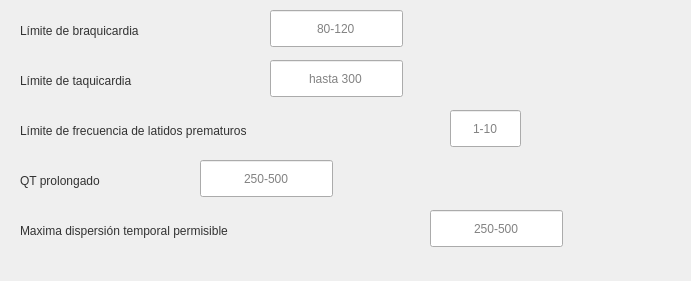
    <widget class="QWidget" name="widget_ajustes_generales_ECG" native="true">
     <property name="geometry">
      <rect>
       <x>930</x>
       <y>750</y>
       <width>691</width>
       <height>281</height>
      </rect>
     </property>
     <property name="styleSheet">
      <string notr="true">background-image: url(:/icons/fondo_transparente.png);</string>
     </property>
     <widget class="QLabel" name="pb_widget_ajustes_generales_lim_braqui">
      <property name="geometry">
       <rect>
        <x>20</x>
        <y>0</y>
        <width>231</width>
        <height>61</height>
       </rect>
      </property>
      <property name="styleSheet">
       <string notr="true">font: 57 14pt &quot;Alegreya Sans Medium&quot;;
color: rgb(50, 50, 50);</string>
      </property>
      <property name="text">
       <string>Límite de braquicardia</string>
      </property>
     </widget>
     <widget class="QLabel" name="pb_widget_ajustes_generales_lim_taqui">
      <property name="geometry">
       <rect>
        <x>20</x>
        <y>50</y>
        <width>241</width>
        <height>61</height>
       </rect>
      </property>
      <property name="styleSheet">
       <string notr="true">font: 57 14pt &quot;Alegreya Sans Medium&quot;;
color: rgb(50, 50, 50);</string>
      </property>
      <property name="text">
       <string>Límite de taquicardia</string>
      </property>
     </widget>
     <widget class="QLabel" name="pb_widget_ajustes_generales_lim_latidos_prematuros">
      <property name="geometry">
       <rect>
        <x>20</x>
        <y>100</y>
        <width>401</width>
        <height>61</height>
       </rect>
      </property>
      <property name="styleSheet">
       <string notr="true">font: 57 14pt &quot;Alegreya Sans Medium&quot;;
color: rgb(50, 50, 50);</string>
      </property>
      <property name="text">
       <string>Límite de frecuencia de latidos prematuros</string>
      </property>
     </widget>
     <widget class="QLabel" name="pb_widget_ajustes_generales_QT_prolongado">
      <property name="geometry">
       <rect>
        <x>20</x>
        <y>150</y>
        <width>171</width>
        <height>61</height>
       </rect>
      </property>
      <property name="styleSheet">
       <string notr="true">font: 57 14pt &quot;Alegreya Sans Medium&quot;;
color: rgb(50, 50, 50);</string>
      </property>
      <property name="text">
       <string>QT prolongado</string>
      </property>
     </widget>
     <widget class="QLabel" name="pb_widget_ajustes_generales_max_dispersion">
      <property name="geometry">
       <rect>
        <x>20</x>
        <y>200</y>
        <width>401</width>
        <height>61</height>
       </rect>
      </property>
      <property name="styleSheet">
       <string notr="true">font: 57 14pt &quot;Alegreya Sans Medium&quot;;
color: rgb(50, 50, 50);</string>
      </property>
      <property name="text">
       <string>Maxima dispersión temporal permisible</string>
      </property>
     </widget>
     <widget class="QLineEdit" name="le_widget_ajustes_ECG_lim_braqui">
      <property name="geometry">
       <rect>
        <x>270</x>
        <y>10</y>
        <width>133</width>
        <height>37</height>
       </rect>
      </property>
      <property name="styleSheet">
       <string notr="true">font: 14pt &quot;Alegreya Sans&quot;;
color: rgb(130, 130, 130);
background-image: url(:/icons/fondo_transparente.png);
border-image: url(:/icons/label.png);</string>
      </property>
      <property name="text">
       <string>80-120</string>
      </property>
      <property name="alignment">
       <set>Qt::AlignCenter</set>
      </property>
     </widget>
     <widget class="QLineEdit" name="le_widget_ajustes_ECG_lim_taqui">
      <property name="geometry">
       <rect>
        <x>270</x>
        <y>60</y>
        <width>133</width>
        <height>37</height>
       </rect>
      </property>
      <property name="styleSheet">
       <string notr="true">font: 14pt &quot;Alegreya Sans&quot;;
color: rgb(130, 130, 130);
background-image: url(:/icons/fondo_transparente.png);
border-image: url(:/icons/label.png);</string>
      </property>
      <property name="text">
       <string>hasta 300</string>
      </property>
      <property name="alignment">
       <set>Qt::AlignCenter</set>
      </property>
     </widget>
     <widget class="QLineEdit" name="le_widget_ajustes_ECG_lim_latidos_prematuros">
      <property name="geometry">
       <rect>
        <x>450</x>
        <y>110</y>
        <width>71</width>
        <height>37</height>
       </rect>
      </property>
      <property name="styleSheet">
       <string notr="true">font: 14pt &quot;Alegreya Sans&quot;;
color: rgb(130, 130, 130);
background-image: url(:/icons/fondo_transparente.png);
border-image: url(:/icons/label.png);</string>
      </property>
      <property name="text">
       <string>1-10</string>
      </property>
      <property name="alignment">
       <set>Qt::AlignCenter</set>
      </property>
     </widget>
     <widget class="QLineEdit" name="le_widget_ajustes_ECG_QT_prolongado">
      <property name="geometry">
       <rect>
        <x>200</x>
        <y>160</y>
        <width>133</width>
        <height>37</height>
       </rect>
      </property>
      <property name="styleSheet">
       <string notr="true">font: 14pt &quot;Alegreya Sans&quot;;
color: rgb(130, 130, 130);
background-image: url(:/icons/fondo_transparente.png);
border-image: url(:/icons/label.png);</string>
      </property>
      <property name="text">
       <string>250-500</string>
      </property>
      <property name="alignment">
       <set>Qt::AlignCenter</set>
      </property>
     </widget>
     <widget class="QLineEdit" name="le_widget_ajustes_ECG_max_dispersion">
      <property name="geometry">
       <rect>
        <x>430</x>
        <y>210</y>
        <width>133</width>
        <height>37</height>
       </rect>
      </property>
      <property name="styleSheet">
       <string notr="true">font: 14pt &quot;Alegreya Sans&quot;;
color: rgb(130, 130, 130);
background-image: url(:/icons/fondo_transparente.png);
border-image: url(:/icons/label.png);</string>
      </property>
      <property name="text">
       <string>250-500</string>
      </property>
      <property name="alignment">
       <set>Qt::AlignCenter</set>
      </property>
     </widget>
    </widget>
